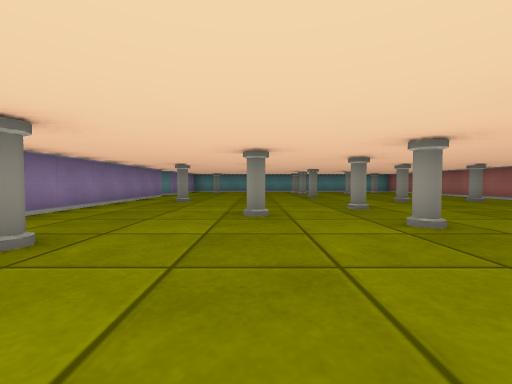
View 1 (above)

16 first-person views from a walk through a cub3D ray-caster map. The camera is about half as high as the walls, tilts 2° down and sees 90° across. The floor is counted in squares. Each view is taken from the middle of a square. On the plan, view 1 faces up. The plan holds only what a view shows up to about 9 squares ahead; the rest is blank.

View 2
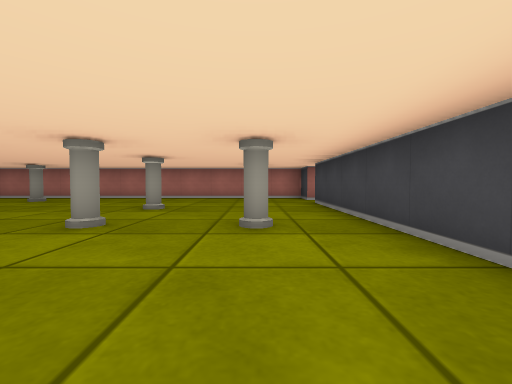

View 3
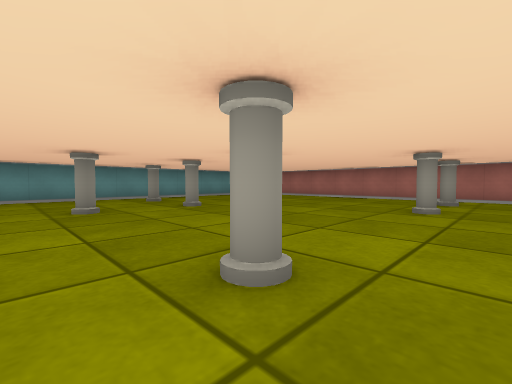

View 4
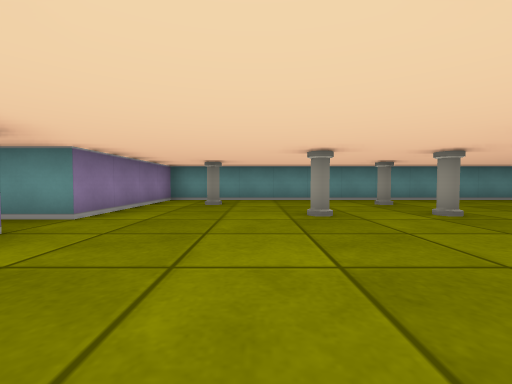

View 5
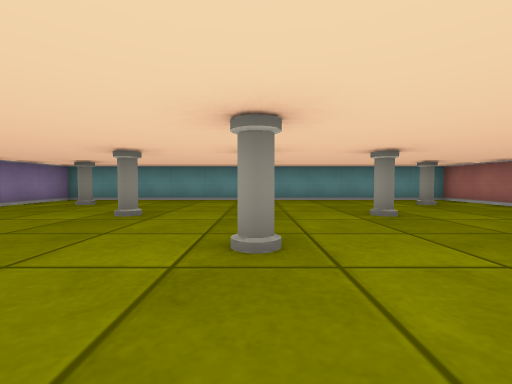

View 6
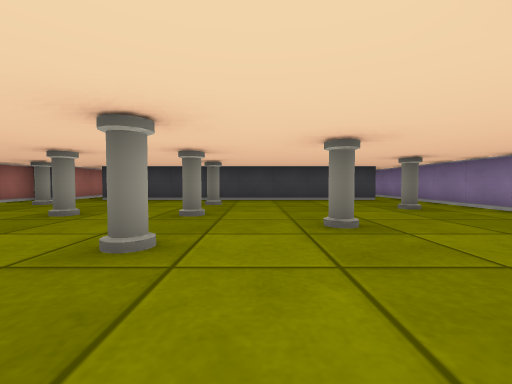

View 7
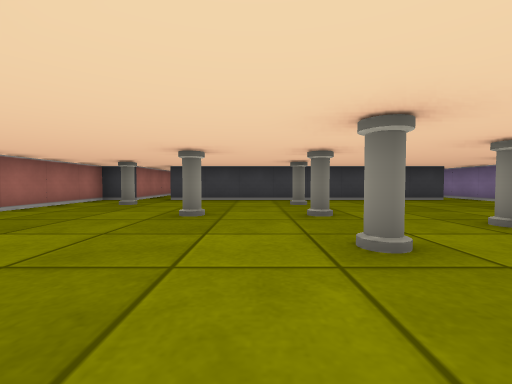

View 8
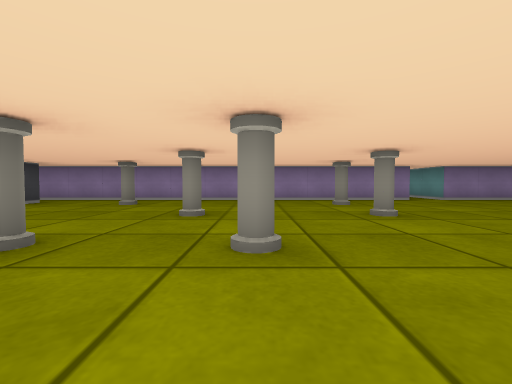

View 9
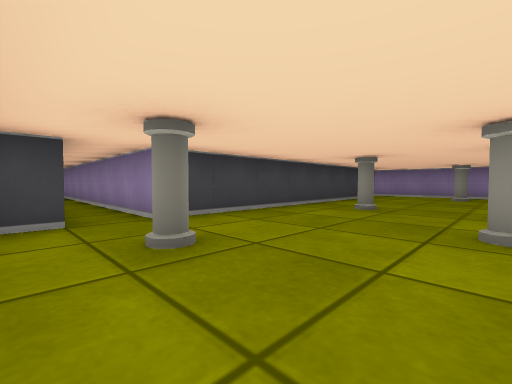

View 10
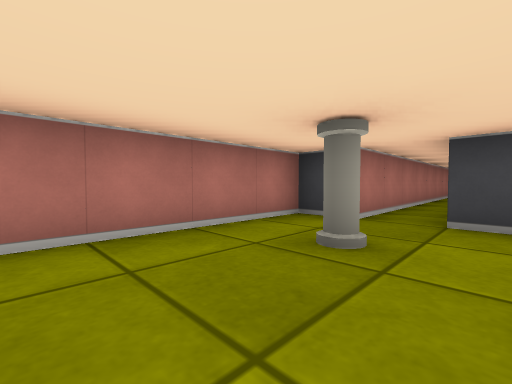

View 11
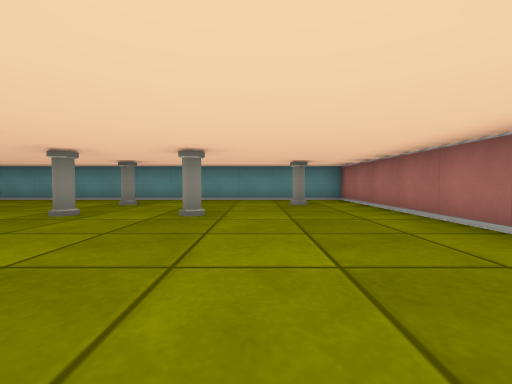

View 12
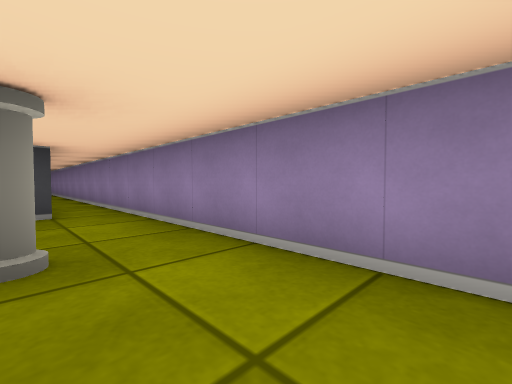

View 13
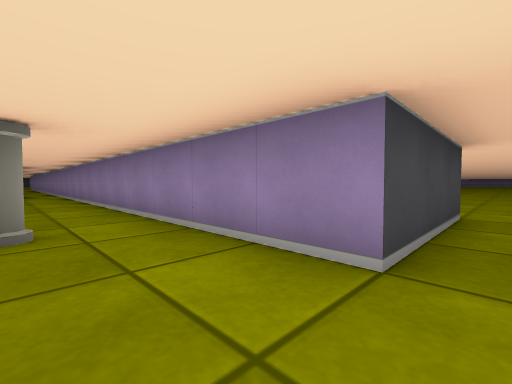

View 14
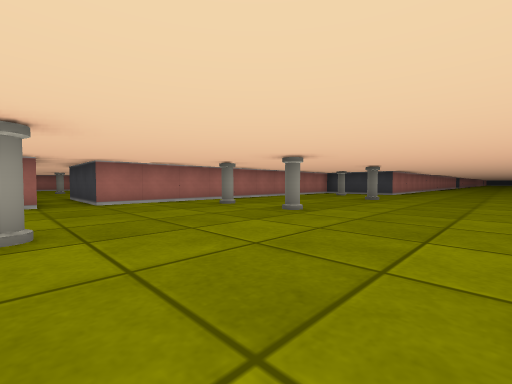

View 15
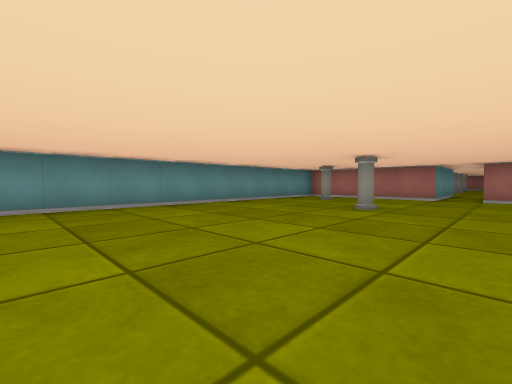

View 16
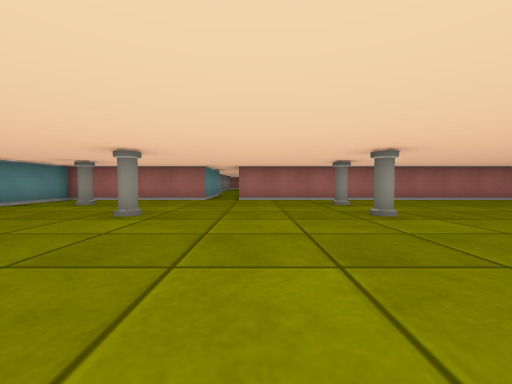

### Floor plan
Points are (right, up) in squares from view 1. A wall is a line through its corners. A room is listed if a view was taken in it or the views show most of it. See-through windows are left out.
Room 1 (views 1, 2, 3, 4, 5, 6, 7, 8, 9, 10, 11, 12, 13)
walls: (-2.6, -0.5) (5.5, -0.5) (5.5, -7.5); (-6.5, 9.5) (-3.5, 9.5) (-3.5, -7.2); (6.5, -7.5) (6.5, -0.5) (7.5, -0.5) (7.5, 14.5) (-3.5, 14.5) (-3.5, 10.5) (-6.5, 10.5)
ways out: opening at (-6, 10) to room 2
objects: pillar (-2, 2); pillar (-2, 7); pillar (-2, 13); pillar (0, 4); pillar (0, 7); pillar (0, 11); pillar (2, 1); pillar (2, 3); pillar (2, 5); pillar (2, 9); pillar (2, 11); pillar (2, 13); pillar (4, 3); pillar (4, 7); pillar (4, 11); pillar (6, 1); pillar (6, 7); pillar (6, 13)
Room 2 (views 14, 15, 16)
walls: (-6.5, 1.5) (-6.5, 9.5); (-6.5, 10.5) (-6.5, 14.5) (-15.1, 14.5)
ways out: opening at (-6, 10) to room 1
objects: pillar (-10, 3); pillar (-10, 7); pillar (-10, 11); pillar (-8, 7); pillar (-8, 13)

Where each view was taken, in squares from view 1:
view 1: 0 up, 0 right, facing up
view 2: 1 up, 1 left, facing right
view 3: 6 up, 1 left, facing up-right
view 4: 7 up, 1 left, facing up
view 5: 7 up, 2 right, facing up
view 6: 7 up, 1 right, facing down
view 7: 7 up, 3 right, facing down
view 8: 5 up, 4 right, facing left
view 9: 3 up, 7 right, facing down-left
view 10: 3 up, 5 right, facing down-right
view 11: 7 up, 5 right, facing up
view 12: 4 up, 2 left, facing down-left
view 13: 10 up, 2 left, facing down-left
view 14: 11 up, 13 left, facing down-right
view 15: 9 up, 15 left, facing up-right
view 16: 9 up, 14 left, facing right
